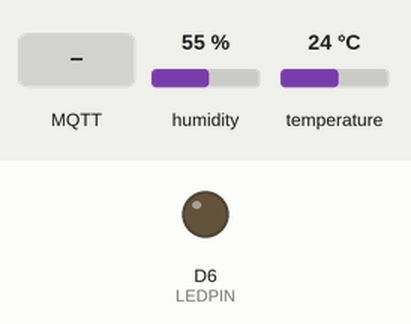
A sketch run on a simulated ESP8266 (NodeMCU). Parts: output pins drawn as LEDs (lit = HIGH). Inputs (shaded band) come from the test bench; at power-on: humidity 55 %, temperature 24 °C. WiFi joins after 1.5 s; servers stay silent unless stated; random numbers use the default seed unless the sketch sets one; no MQTT or app messages arrive unless stated; what the sketch prints to the serial monitor is not drawn.

Above: at 2.7 s.
2.8 s: MQTT message "On" arrives on the first subscribed topic
At 7.7 s:
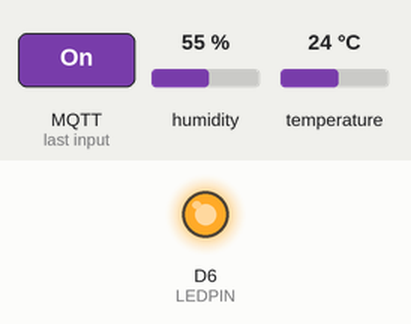
8.1 s: MQTT message "Off" arrives on the first subscribed topic
At 12.4 s:
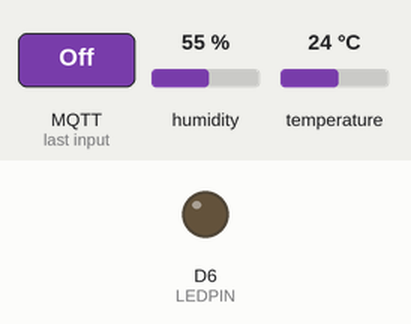
Timing chart, 0 to 13.9 s (numbered marks = the images above; inputs shaded):
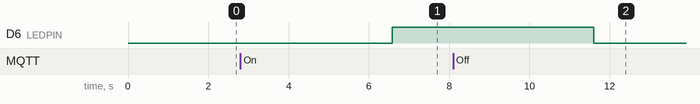

The sketch:

Worksheet6.ino
```cpp
#include <ESP8266WiFi.h>
#include <PubSubClient.h>
#include <Adafruit_Sensor.h>
#include <DHT.h>

#define DHTPIN D4
#define DHTTYPE DHT11
#define LEDPIN D6
#define WIFI_SSID "BI_LAB"
#define WIFI_PASSWORD "abc12345"
#define MQTT_SERVER "172.20.10.6"
#define DHT_TOPIC "workshop6"
#define LED_TOPIC "LED"

DHT dht(DHTPIN, DHTTYPE);
WiFiClient espClient;
PubSubClient mqttClient(espClient);

void setupWifi();
void handleMqttMessages(char* topic, byte* payload, unsigned int length);
void ensureMqttConnection();
void sendDhtData();

void setup() {
  pinMode(LEDPIN, OUTPUT);
  Serial.begin(115200);
  setupWifi();
  mqttClient.setServer(MQTT_SERVER, 1883);
  mqttClient.setCallback(handleMqttMessages);
  dht.begin();
}

void loop() {
  ensureMqttConnection();
  mqttClient.loop();
  sendDhtData();
  delay(5000);
}

void setupWifi() {
  Serial.print("Connecting to ");
  Serial.println(WIFI_SSID);
  WiFi.mode(WIFI_STA);
  WiFi.begin(WIFI_SSID, WIFI_PASSWORD);
  while (WiFi.status() != WL_CONNECTED) {
    delay(500);
    Serial.print(".");
  }
  Serial.println("\nWiFi connected");
  Serial.println("IP address: " + WiFi.localIP().toString());
}

void handleMqttMessages(char* topic, byte* payload, unsigned int length) {
  String command = "";
  for (int i = 0; i < length; i++) {
    command += (char)payload[i];
  }
  command.trim();
  if (command == "On") {
    digitalWrite(LEDPIN, HIGH);
  } else if (command == "Off") {
    digitalWrite(LEDPIN, LOW);
  }
}

void ensureMqttConnection() {
  while (!mqttClient.connected()) {
    Serial.print("Attempting MQTT connection...");
    String clientId = "ESP8266Client-" + String(random(0xffff), HEX);
    if (mqttClient.connect(clientId.c_str())) {
      Serial.println("connected");
      mqttClient.subscribe(LED_TOPIC);
    } else {
      Serial.print("failed, rc=");
      Serial.print(mqttClient.state());
      Serial.println(" try again in 5 seconds");
      delay(5000);
    }
  }
}

void sendDhtData() {
  float humidity = dht.readHumidity();
  float temperature = dht.readTemperature();
  if (!isnan(humidity) && !isnan(temperature)) {
    String dhtData = "Humidity: " + String(humidity) + "%, Temperature: " + String(temperature) + "°C";
    mqttClient.publish(DHT_TOPIC, dhtData.c_str());
  }
}
```

Measured:
- after the input at 2.8 s, D6 (LEDPIN): LOW → HIGH after 3.8 s
- after the input at 8.1 s, D6 (LEDPIN): HIGH → LOW after 3.5 s
